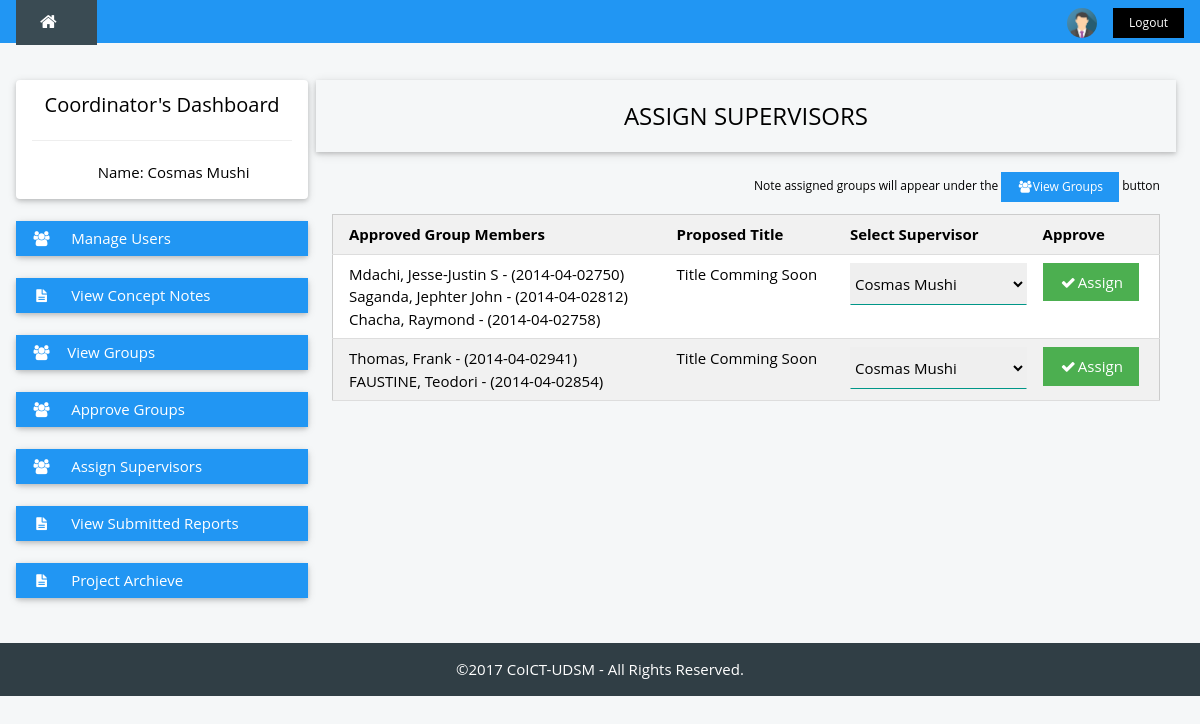
Screenshot of /coordinator/assign-supervisor.php with the database file from the repository.
### tables this page shows
CREATE TABLE `suggestedgroup` (
  `sugId` int(11) NOT NULL,
  `fMember` varchar(13) NOT NULL,
  `sMember` varchar(13) NOT NULL,
  `tMember` varchar(13) NOT NULL,
  `approval` varchar(10) NOT NULL
);

CREATE TABLE `student` (
  `regNo` varchar(13) NOT NULL,
  `fName` varchar(25) NOT NULL,
  `mName` varchar(25) DEFAULT NULL,
  `lName` varchar(25) NOT NULL,
  `email` varchar(30) NOT NULL,
  `phoneNo` varchar(20) NOT NULL,
  `course` varchar(50) NOT NULL
);

### coordinator/assign-supervisor.php (the view, shortened to what this page needs)
<?php
  include '../header.php';
?>
<div class="w3-container w3-content" style="max-width:1400px;margin-top:80px">
  <div class="w3-row">
    <div class="w3-col m3">
    <?php
      include 'coord-nav.php';
    ?>
    </div>
    <div class="w3-col m9">
      <div id="main">
      <div class="w3-row-padding">
        <div class="w3-card-2 ">
            <div class="w3-container w3-padding">
              <div class="w3-col m12">
              <h3 class="w3-center">ASSIGN SUPERVISORS</h3>
              </div>
            </div>
          </div>
        <div class=" ">
         <div class="w3-container w3-padding">
         <p class="w3-small w3-right-align">Note assigned groups will appear under the <button onclick="viewGroups()" class="w3-btn w3-blue w3-left-align"><i class="fa fa-users fa-fw "></i>View Groups </button> button</p>
          <div class="w3-center">
           <?php
            $sqlgrp = mysqli_query($dbcon, "SELECT * FROM `suggestedgroup` WHERE approval='approved'") or die(mysqli_error($dbcon));
            $num_row = mysqli_num_rows($sqlgrp);
            if ($num_row < 0) {
              echo "There are groups to assign";
             }
             else { ?>
               <table class="w3-table-all">
                <thead>
                  <tr class="w3-light-grey">
                    <th>Approved Group Members</th>
                    <th>Proposed Title</th>
                    <th>Select Supervisor </th>
                    <th>Approve</th>
                  </tr>
                </thead>
                <?php
                  while($group_row = mysqli_fetch_array($sqlgrp)) {
                ?>
                <tr>
                  <td>
                  <?php
                   	$member1 = $group_row['fMember'];
                    $result1 = mysqli_query($dbcon, "SELECT * FROM student WHERE regNo = '$member1'") or die(mysqli_error());
                    $member_row1 = mysqli_fetch_array($result1);
                    echo $member_row1['lName'].", ".$member_row1['fName']." ".$member_row1['mName']." - (".$member1.")<br> ";
                    $member2 =  $group_row['sMember'];
                    $result2 = mysqli_query($dbcon, "SELECT * FROM student WHERE regNo = '$member2'") or die(mysqli_error());
                    $member_row2 = mysqli_fetch_array($result2);
                    if (!empty($member_row2)) {
                    	echo $member_row2['lName'].", ".$member_row2['fName']." ".$member_row2['mName']." - (".$member2.")<br> ";
                  	}
                    $member3 =  $group_row['tMember'];
                    $result3 = mysqli_query($dbcon, "SELECT * FROM student WHERE regNo = '$member3'") or die(mysqli_error());
                    $member_row3 = mysqli_fetch_array($result3);
                    if (!empty($member_row3)) {
                    	echo $member_row3['lName'].", ".$member_row3['fName']." ".$member_row3['mName']." - (".$member3.")<br> ";
                    }
                  ?>
                  </td>
                  <td>Title Comming Soon</td>
                  <td>
                  	<select class="w3-select" name="option">
                  	<?php
                  		$result = mysqli_query($dbcon, "SELECT * FROM supervisor") or die(mysql_error());
                  		while ($user_row = mysqli_fetch_array($result)) {
                  		$supervisor = $user_row['empId'];
						echo "<option value=".$supervisor.">".$user_row['fName']." ".$user_row['lName']."</option>";
						 } ?>
					</select>
                   </td>
                  	<td>
                    <button class="w3-padding w3-btn w3-green " onclick="assignSupervisor()"><i class="fa fa-check fa-fw"></i>Assign</button>
                    </td>
                </tr>
                <?php }  ?>
              </table>
             <?php }
             ?>
            </div>
          </div>
        </div>
      </div>
      <br />
      </div>
    </div>
  </div>
</div>
<br>
<?php
  include '../footer.php';
?>
</body>
</html>

### styles/w3-theme-blue-grey.css (style rules this page uses)
.w3-theme-l5 { color:#000 !important; background-color:#f5f7f8 !important }

### header.php (style rules this page uses)
html,body,h1,h2,h3,h4,h5 { font-family: "Open Sans", sans-serif }

### rows the page displays
suggestedgroup: student.lName "Mdachi", student.fName "Jesse-Justin", student.mName "S", fMember "2014-04-02750", student.lName "Saganda", student.fName "Jephter", student.mName "John", sMember "2014-04-02812", student.lName "Chacha", student.fName "Raymond", tMember "2014-04-02758"
suggestedgroup: student.lName "Thomas", student.fName "Frank", fMember "2014-04-02941", student.lName "FAUSTINE", student.fName "Teodori", sMember "2014-04-02854"

### other values shown
$yr[year] "2017"
form field option "Cosmas Mushi"
